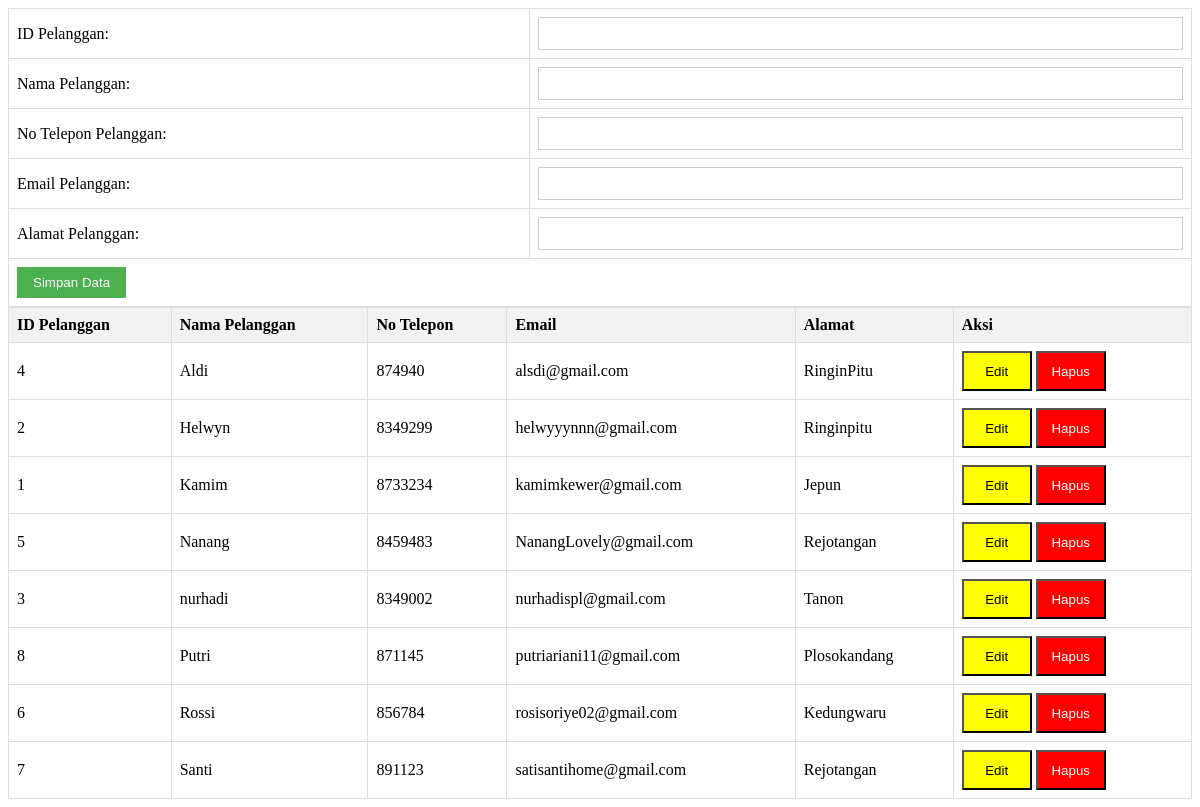
Page /CRUDpelanggan.php on the committed database.
### tables this page shows
CREATE TABLE `pelanggan` (
  `ID_Pelanggan` varchar(4) NOT NULL,
  `Nama_Pelanggan` varchar(50) DEFAULT NULL,
  `No_Hp_Pelanggan` int(16) DEFAULT NULL,
  `Email_Pelanggan` varchar(35) DEFAULT NULL,
  `Alamat_Pelanggan` varchar(100) DEFAULT NULL
);

### CRUDpelanggan.php (the view, shortened to what this page needs)
<!DOCTYPE html>
<html>
<head>
</head>
<body>
<?php
include "koneksi.php";
$id_pelanggan = '';
$nama_pelanggan = '';
$no_hp_pelanggan = '';
$email_pelanggan = '';
$alamat_pelanggan = '';
?>
<form action="" method="POST">
    <table>
        <tr>
            <td><label for="id_pelanggan">ID Pelanggan:</label></td>
            <td><input type="text" name="id_pelanggan" value="<?php echo htmlspecialchars($id_pelanggan); ?>" required></td>
        </tr>
        <tr>
            <td><label for="nama_pelanggan">Nama Pelanggan:</label></td>
            <td><input type="text" name="nama_pelanggan" value="<?php echo htmlspecialchars($nama_pelanggan); ?>" required></td>
        </tr>
        <tr>
            <td><label for="no_hp_pelanggan">No Telepon Pelanggan:</label></td>
            <td><input type="text" name="no_hp_pelanggan" value="<?php echo htmlspecialchars($no_hp_pelanggan); ?>" required></td>
        </tr>
        <tr>
            <td><label for="email_pelanggan">Email Pelanggan:</label></td>
            <td><input type="text" name="email_pelanggan" value="<?php echo htmlspecialchars($email_pelanggan); ?>" required></td>
        </tr>
        <tr>
            <td><label for="alamat_pelanggan">Alamat Pelanggan:</label></td>
            <td><input type="text" name="alamat_pelanggan" value="<?php echo htmlspecialchars($alamat_pelanggan); ?>" required></td>
        </tr>
        <tr>
            <td colspan="2">
                <?php if ($id_pelanggan != ''): ?>
                    <input type="hidden" name="edit" value="true">
                    <input type="submit" value="Update Data">
                <?php else: ?>
                    <input type="submit" value="Simpan Data">
                <?php endif; ?>
            </td>
        </tr>
    </table>
</form>
<table>
    <tr>
        <th>ID Pelanggan</th>
        <th>Nama Pelanggan</th>
        <th>No Telepon</th>
        <th>Email</th>
        <th>Alamat</th>
        <th>Aksi</th>
    </tr>
    <?php
    $sql = "SELECT * FROM pelanggan ORDER BY Nama_Pelanggan ASC";
    $result = $koneksi->query($sql);
    if ($result->num_rows > 0) {
        while ($tampil = $result->fetch_assoc()) {
            echo "
            <tr>
                <td>" . htmlspecialchars($tampil['ID_Pelanggan']) . "</td>
                <td>" . htmlspecialchars($tampil['Nama_Pelanggan']) . "</td>
                <td>" . htmlspecialchars($tampil['No_Hp_Pelanggan']) . "</td>
                <td>" . htmlspecialchars($tampil['Email_Pelanggan']) . "</td>
                <td>" . htmlspecialchars($tampil['Alamat_Pelanggan']) . "</td>
                <td class='aksi'>
                    <button class='edit' onclick='window.location.href=\"?edit=" . urlencode($tampil['ID_Pelanggan']) . "\"'>Edit</button>
                    <button class='hapus' onclick='if (confirm(\"Yakin ingin menghapus?\")) window.location.href=\"?delete=" . urlencode($tampil['ID_Pelanggan']) . "\"'>Hapus</button>
                </td>
            </tr>
            ";
        }
    } else {
        echo "<tr><td colspan='6'>Tidak ada data Pelanggan</td></tr>";
    }
    ?>
</table>
</body>
</html>

### CRUDpelanggan.php (style rules this page uses)
.aksi button.edit { background-color: #FFFF00; color: #000000; width: 70px; height: 40px; }
.aksi button.hapus { background-color: #FF0000; color: #FFFFFF; width: 70px; height: 40px; }
table { border-collapse: collapse; width: 100%; }
th, td { text-align: left; padding: 8px; border: 1px solid #ddd; }
th { background-color: #f2f2f2; }
input[type="text"] { width: 100%; padding: 8px; border: 1px solid #ccc; box-sizing: border-box; }
input[type="submit"] { padding: 8px 16px; background-color: #4CAF50; color: white; border: none; cursor: pointer; }

### rows in the picture
pelanggan: ID_Pelanggan "4", Nama_Pelanggan "Aldi", No_Hp_Pelanggan "874940", Email_Pelanggan "alsdi@gmail.com", Alamat_Pelanggan "RinginPitu"
pelanggan: ID_Pelanggan "2", Nama_Pelanggan "Helwyn", No_Hp_Pelanggan "8349299", Email_Pelanggan "helwyyynnn@gmail.com", Alamat_Pelanggan "Ringinpitu"
pelanggan: ID_Pelanggan "1", Nama_Pelanggan "Kamim", No_Hp_Pelanggan "8733234", Email_Pelanggan "kamimkewer@gmail.com", Alamat_Pelanggan "Jepun"
pelanggan: ID_Pelanggan "5", Nama_Pelanggan "Nanang", No_Hp_Pelanggan "8459483", Email_Pelanggan "NanangLovely@gmail.com", Alamat_Pelanggan "Rejotangan"
pelanggan: ID_Pelanggan "3", Nama_Pelanggan "nurhadi", No_Hp_Pelanggan "8349002", Email_Pelanggan "nurhadispl@gmail.com", Alamat_Pelanggan "Tanon"
pelanggan: ID_Pelanggan "8", Nama_Pelanggan "Putri", No_Hp_Pelanggan "871145", Email_Pelanggan "putriariani11@gmail.com", Alamat_Pelanggan "Plosokandang"
pelanggan: ID_Pelanggan "6", Nama_Pelanggan "Rossi", No_Hp_Pelanggan "856784", Email_Pelanggan "rosisoriye02@gmail.com", Alamat_Pelanggan "Kedungwaru"
pelanggan: ID_Pelanggan "7", Nama_Pelanggan "Santi", No_Hp_Pelanggan "891123", Email_Pelanggan "satisantihome@gmail.com", Alamat_Pelanggan "Rejotangan"
